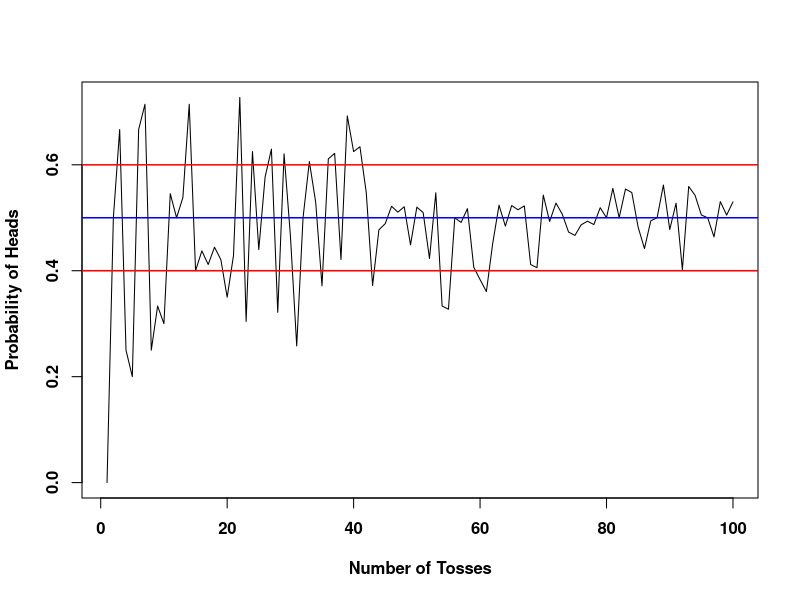

Here is the R script that generated this plot:
## ---- chunk 1
knitr::opts_chunk$set(echo = TRUE)
library(pracma)
## ---- chunk 2
# Define a vector to represent the coin that will be tossed in the experiment.
coin <- c('H', 'T')

# Simulate tossing the coin n times up to a maximum of 100 tosses.
coin_tosses <- seq(from = 1, to = 100, by = 1)

# Define a matrix to record the probability of a heads result.
probability_of_heads <- matrix(NA, nrow = length(coin_tosses), ncol = 1)

# Define a matrix to record the probability of a tails result.
probability_of_tails <- matrix(NA, nrow = length(coin_tosses), ncol = 1)

# Perform the coin tosses.
for (toss in 1:length(coin_tosses)) {
  coin_toss <- sample(coin, coin_tosses[toss], replace = TRUE)
  probability_of_heads[toss, 1] <- length(which(coin_toss == 'H')) / coin_tosses[toss]
  probability_of_tails[toss, 1] <- length(which(coin_toss == 'T')) / coin_tosses[toss] 
}

# Plot the results.
plot(coin_tosses, probability_of_heads, xlab = 'Number of Tosses', ylab = 'Probability of Heads', type = 'l', font = 2, font.lab = 2)
abline(h = 0.4, col = 'red', lwd = 1.5)
abline(h = 0.5, col = 'blue', lwd = 1.5)
abline(h = 0.6, col = 'red', lwd = 1.5)
